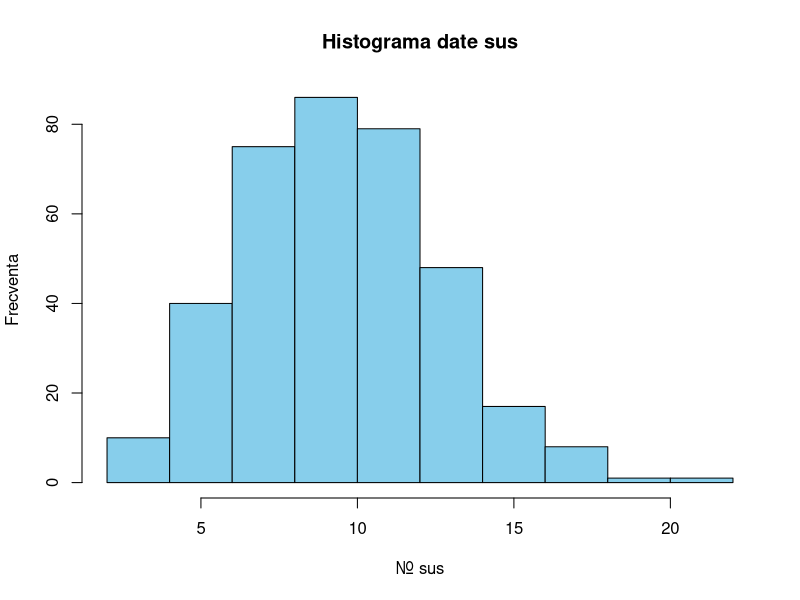
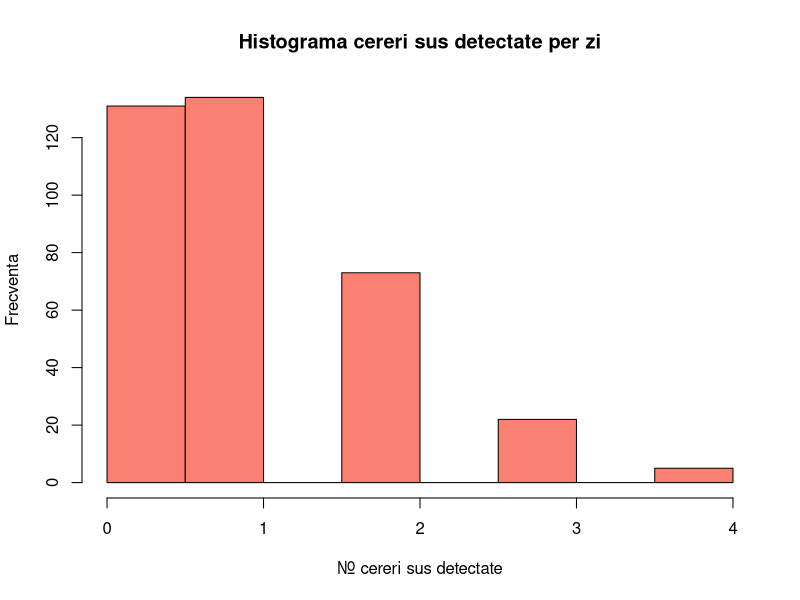
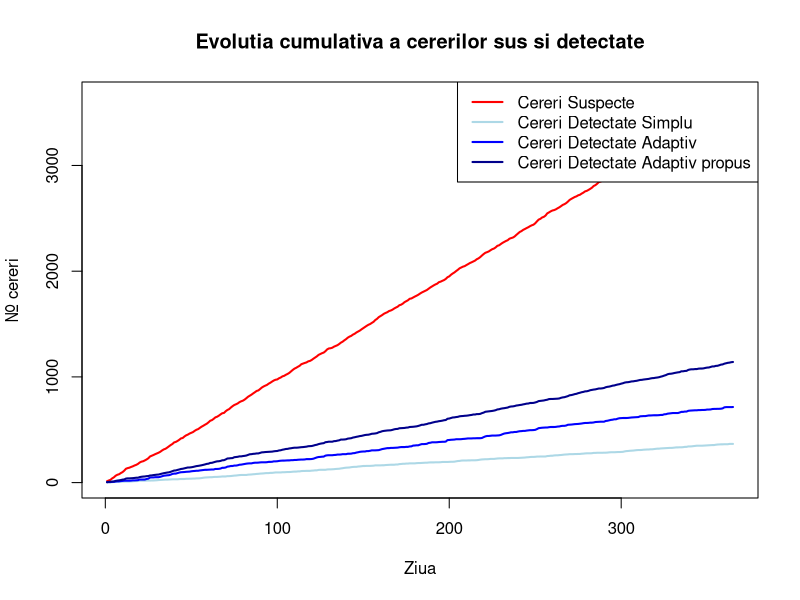
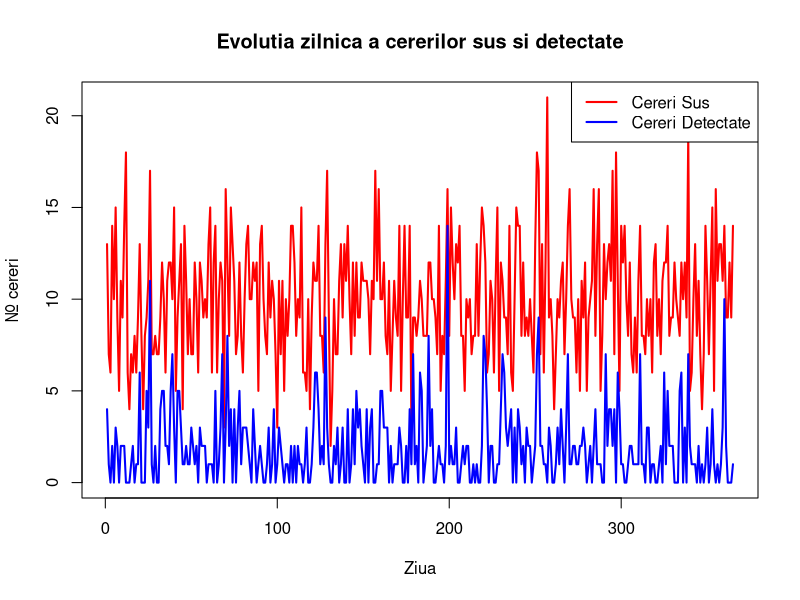
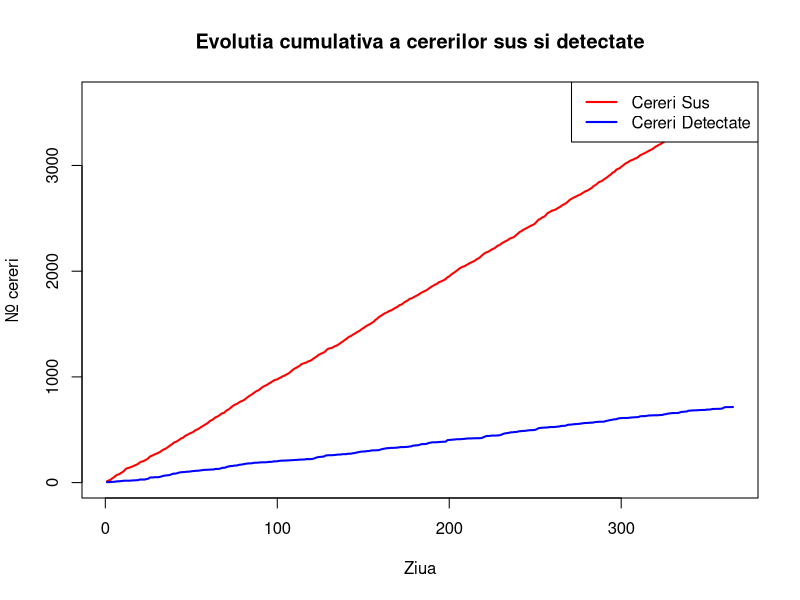
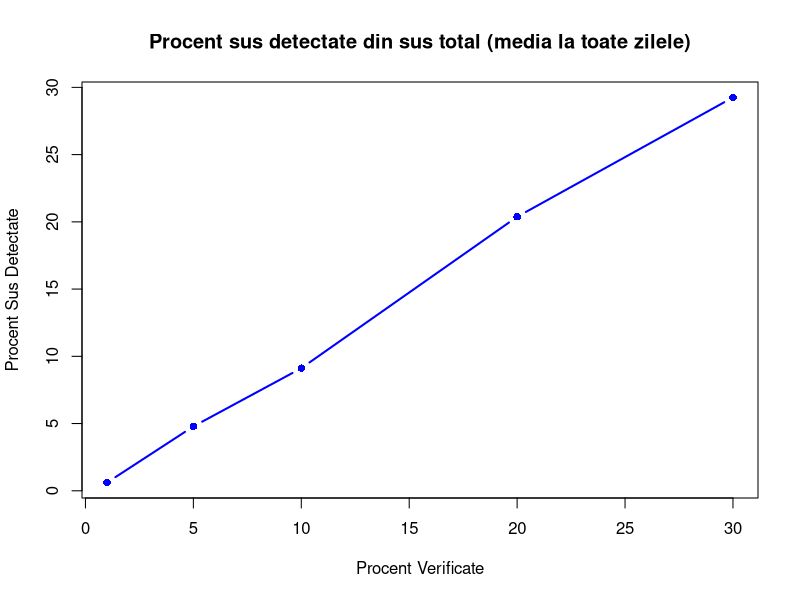
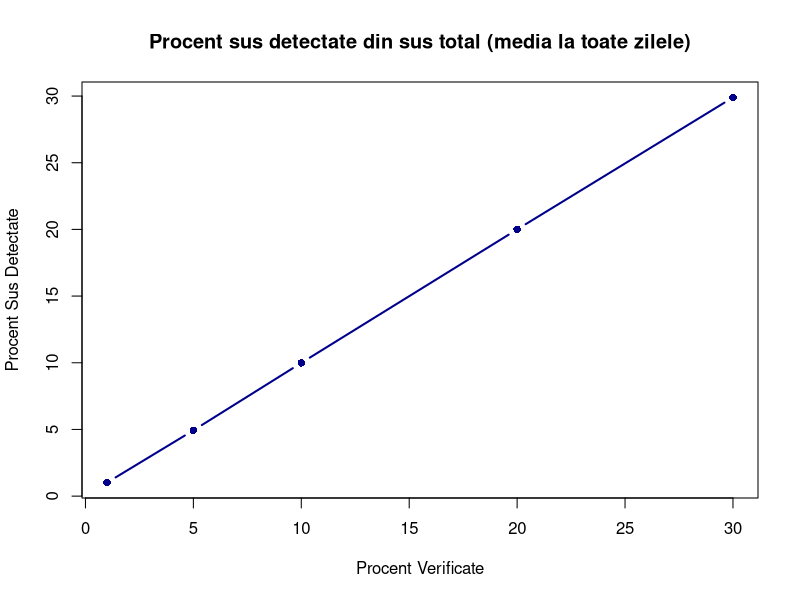
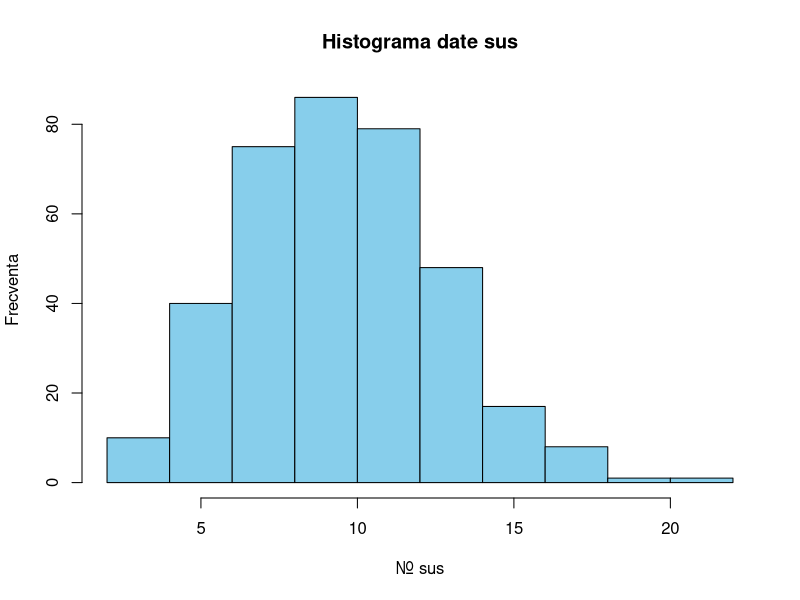

These figures' R source, in order:
## ---- chunk 1
#| include: false

# Fie probabilitatea ca un acces sa fie dubios sa fie p = 0.01
# Putem considera ca un nr total de accesuri per zi urmaresc
# repartitia Poisson, deoarece modelul nostru matematic se bazeaza
# pe evenimente ce se intampla intr-un interval fix(acces la resursa)

# Sa consideram lambda = 1000, un avg. de accesuri per zi.
# Fiecare zi are un total n de accesuri
# Accese per zi ~ Poisson(365, lambda)

# 
#

set.seed(87)

lambda  <- 1000 # PARAMETRIZABIL
p       <- 0.01 # PARAMETRIZABIL
#p      <- 0.05
#p      <- 0.2
nr_zile <- 365

total_cereri <- rpois(nr_zile, lambda)

# Sa zicem ca nr de accese sus sunt ~ Binom

cereri_sus <- rbinom(
  n = nr_zile,
  size = total_cereri,
  prob = p
)

date <- data.frame(
  zi = 1:nr_zile,
  total = total_cereri,
  normale = total_cereri - cereri_sus,
  sus = cereri_sus
)


# STRATEGII VERIFICARE

# VERIFICARE SIMPLA

# cereri per zi, 10%
# ziua 1 100 (5 sus) -> 10
# ziua 2 123 -> 23

# Pt a verifica extragem 10% din acel total per zi
# sample?
proc_verificare <- 10 / 100 #PARAMETRIZABIL
date$verificate_s <- floor(date$total * proc_verificare)
#sample(date$total, size = as.integer(date$total * proc_verificare), 
#       replace = FALSE,
#       p = date$sus / date$total # nr caz fav / total
#\      )

# VERIFICARE ADAPTIVA

# dupa lambda, daca per zi sunt mai multe cereri decat baseline-ul
# average de lambda = 1000, adaptam procentul dinamic

# Consideram ca pe langa un baseline de 20% de cereri verificate
# mai adaugam procente dupa cat de mult depaseste sau scade sub valoarea medie
# deja stiuta, adica lambda = 1000.
# proc_adapt <- 20 / 100 + (date$total - lambda)/lambda
# date$verificate <- floor(date$total * proc_adapt)
proc_adapt <- 20 / 100 + abs(date$total - lambda) * 80/100
date$verificate_a <- floor(date$total * proc_adapt / 100)


#alta idee, varianta in numarator
proc_adapt2 <- (20 +  abs(date$total - lambda) * 0.4) / 100
date$verificate_a2 <- floor(date$total * proc_adapt2)
# TO:DO e ft shit strategia, tb sa o facem cumva sa fie mai agresiva pe spike-uri.


# ===========RULAT INDIFERENT DE TIPUL DE VERIFICARE=============


# hypergeom
# Repartitia hypergeometrica are
#ca parametrii N total, N1 de normale,
#N2 cele sus, K cate verificam actually

date$detectate_s <- rhyper(
  nn <- nr_zile,
  m = date$sus, # N2
  n = date$normale, #N1
  k = date$verificate_s # actual nr verificate
)
date$nedetectate_s <- date$sus - date$detectate_s

date$detectate_a <- rhyper(
  nn <- nr_zile,
  m = date$sus, # N2
  n = date$normale, #N1
  k = date$verificate_a # actual nr verificate
)
date$nedetectate_a <- date$sus - date$detectate_a

date$detectate_a2 <- rhyper(
  nn <- nr_zile,
  m = date$sus, # N2
  n = date$normale, #N1
  k = date$verificate_a2 # actual nr verificate
)
date$nedetectate_a2 <- date$sus - date$detectate_a2

# Cerinta 5. Pt. fiecare strategie se calculeaza
# a)        - probabilitate empirica de a detecta cel putin o cerere sus/per zi
# b)        - proportie medie de cereri suspecte detectate
# c)        - proportie medie de cereri suspecte nedetectate
# d)        - nr mediu de verificari efectuate zilnic
# e)        - un indicator de eficienta, definit de NOI
#               EIGRP metric??????????

# a)
vector_logic <- date$detectate_s > 0
prob_empiric <- sum(vector_logic) / length(vector_logic)
# alternativ mean(date$detectate > 0)

# b)
# consideram proportia per total, maybe considerat si pt detectate/suspecte

#mean(date$detectate / date$total)
mean(date$detectate_s / date$sus)
# in proportie detectezi din 10 suspicioase doar una.

# c)
mean(date$nedetectate_s / date$sus)

# d)
mean(date$verificate_s)

# e)
mean(date$detectate_s) / mean(date$verificate_s) * 100
# metrica tris
# Alright sprinters we'll put a pin on that!!!!!!


# Cerinta 6. Vizualizari
# a)        - histograma nr de cereri sus per zi (frecventa cereri sus)
hist(date$sus, 
     col = "skyblue",
     border = "black",
     main = "Histograma date sus",
     xlab = "Nr. sus",
     ylab = "Frecventa",
     breaks = 10
     )

# b)        - histograma nr de cereri sus detectate per zi

hist(date$detectate_s, 
     col = "salmon",
     border = "black",
     main = "Histograma cereri sus detectate per zi",
     xlab = "Nr. cereri sus detectate",
     ylab = "Frecventa",
     breaks = 10
     )

# c)        - Graf comparativ intre strategii de verificare

plot(date$zi, cumsum(date$sus), type = "l", col = "red", lwd = 2,
     main = "Evolutia cumulativa a cererilor sus si detectate",
     xlab = "Ziua",
     ylab = "Nr. cereri",
     ylim = c(0, max(cumsum(date$sus)))
)
lines(date$zi, cumsum(date$detectate_s), col = "lightblue", lwd = 2)
lines(date$zi, cumsum(date$detectate_a), col = "blue", lwd = 2)
lines(date$zi, cumsum(date$detectate_a2), col = "darkblue", lwd = 2)
legend("topright", legend = c("Cereri Suspecte", "Cereri Detectate Simplu","Cereri Detectate Adaptiv","Cereri Detectate Adaptiv propus"), col = c("red", "lightblue","blue","darkblue"), lwd = 2)

# d)        - Evolutia zilnica a nr de cereri sus si cereri detectate

#plot zile / nr de cereri
plot(date$zi, date$sus, type = "l", col = "red", lwd = 2,
     main = "Evolutia zilnica a cererilor sus si detectate",
     xlab = "Ziua",
     ylab = "Nr. cereri",
     ylim = c(0, max(date$sus))
     )
lines(date$zi, date$detectate_a, col = "blue", lwd = 2)
legend("topright", legend = c("Cereri Sus", "Cereri Detectate"), col = c("red", "blue"), lwd = 2)

#plot evolutie cereri
plot(date$zi, cumsum(date$sus), type = "l", col = "red", lwd = 2,
     main = "Evolutia cumulativa a cererilor sus si detectate",
     xlab = "Ziua",
     ylab = "Nr. cereri",
     ylim = c(0, max(cumsum(date$sus)))
     )
lines(date$zi, cumsum(date$detectate_a), col = "blue", lwd = 2)
legend("topright", legend = c("Cereri Sus", "Cereri Detectate"), col = c("red", "blue"), lwd = 2)

# Cerinta 7. Simulare!

val_sim <- vector("list", nr_zile)

for(i in 1:nr_zile) {
  val_sim[[i]] <- numeric(date$normale[i])
  vector_curent <- val_sim[[i]]
  indici_aleatori <- sample(1:date$normale[i], date$sus[i])
  vector_curent[indici_aleatori] <- 1
  val_sim[[i]] <- vector_curent
}

Calculare_Procent <- function(procent) {
  procent <- procent/100
  prob <- vector("numeric", nr_zile)
  for(i in 1:nr_zile){
    max_range <- date$normale[i]
    num_indexes <- round(date$normale[i]*procent, 1)
    distinct_indexes <- sample(1:max_range, num_indexes)
    prob[i] <- sum(val_sim[[i]][distinct_indexes])/date$sus[i]*100
  }
  return(mean(prob))
}

Repetare_Detect_Sus <- function(numar){
  Medie_y <- c(0,0,0,0,0)
  for(i in 1:numar){
    Medie_y <- Medie_y + c(Calculare_Procent(1), Calculare_Procent(5), Calculare_Procent(10), Calculare_Procent(20), Calculare_Procent(30))
  }
  Medie_y <- Medie_y / numar
  return(Medie_y)
}

x <- c(1,5,10,20,30)
y <- c(Calculare_Procent(1), Calculare_Procent(5), Calculare_Procent(10), Calculare_Procent(20), Calculare_Procent(30))

plot(x, y, type = "b", col = "blue", pch = 16, lwd = 2,
  main = "Procent sus detectate din sus total (media la toate zilele)",
  xlab = "Procent Verificate", 
  ylab = "Procent Sus Detectate"
)

y_1000 <- Repetare_Detect_Sus(100)
plot(x, y_1000, type = "b", col = "darkblue", pch = 16, lwd = 2,
     main = "Procent sus detectate din sus total (media la toate zilele)",
     xlab = "Procent Verificate", 
     ylab = "Procent Sus Detectate"
)
## ---- chunk 2

lambda  <- 1000
nr_zile <- 365

total <- rpois(nr_zile, lambda)
head(total)
## ---- chunk 3
proc_verificare <- 10 / 100 #PARAMETRIZABIL
date$verificate_s <- floor(date$total * proc_verificare)
date$detectate_s <- rhyper(
  nn <- nr_zile,
  m = date$sus, # N2
  n = date$normale, #N1
  k = date$verificate_s # actual nr verificate
)
date$nedetectate_s <- date$sus - date$detectate_s

head(date$detectate_s)
head(date$nedetectate_s)

## ---- chunk 4
proc_adapt <- 20 / 100 + abs(date$total - lambda) * 80/100
date$verificate_a <- floor(date$total * proc_adapt / 100)

date$detectate_a <- rhyper(
  nn <- nr_zile,
  m = date$sus, # N2
  n = date$normale, #N1
  k = date$verificate_a # actual nr verificate
)
date$nedetectate_a <- date$sus - date$detectate_a

head(date$detectate_a)
head(date$nedetectate_a)

## ---- chunk 5
proc_adapt2 <- (20 +  abs(date$total - lambda) * 0.4) / 100
date$verificate_a2 <- floor(date$total * proc_adapt2)

date$detectate_a2 <- rhyper(
  nn <- nr_zile,
  m = date$sus, # N2
  n = date$normale, #N1
  k = date$verificate_a2 # actual nr verificate
)
date$nedetectate_a2 <- date$sus - date$detectate_a2

head(date$detectate_a2)
head(date$nedetectate_a2)

## ---- chunk 6

vector_logic <- date$detectate_s > 0
prob_empiric <- sum(vector_logic) / length(vector_logic)
prob_empiric
## ---- chunk 7

mean(date$detectate_s / date$sus)
## ---- chunk 8

mean(date$nedetectate_s / date$sus)
## ---- chunk 9

mean(date$verificate_s)
## ---- chunk 10

mean(date$detectate_s) / mean(date$verificate_s) * 100
## ---- chunk 11
#| echo: true
#| fig-align: center
hist(date$sus, 
     col = "skyblue",
     border = "black",
     main = "Histograma date sus",
     xlab = "Nr. sus",
     ylab = "Frecventa",
     breaks = 10
     )

## ---- chunk 12
#| echo: true
#| fig-align: center
hist(date$detectate_s, 
     col = "salmon",
     border = "black",
     main = "Histograma cereri sus detectate per zi",
     xlab = "Nr. cereri sus detectate",
     ylab = "Frecventa",
     breaks = 10
     )

## ---- chunk 13
#| echo: true
#| fig-align: center
plot(date$zi, cumsum(date$sus), type = "l", col = "red", lwd = 2,
     main = "Grafic comparativ între strategiile de verificare",
     xlab = "Ziua",
     ylab = "Nr. cereri",
     ylim = c(0, max(cumsum(date$sus)))
)
lines(date$zi, cumsum(date$detectate_s), col = "lightblue", lwd = 2)
lines(date$zi, cumsum(date$detectate_a), col = "blue", lwd = 2)
lines(date$zi, cumsum(date$detectate_a2), col = "darkblue", lwd = 2)
legend("topright",
      legend = c(
        "Cereri Suspecte",
        "Cereri Detectate Simplu",
        "Cereri Detectate Adaptiv",
        "Cereri Detectate Adaptiv propus"),
      col = c("red", "lightblue","blue","darkblue"),
      lwd = 2
)

## ---- chunk 14
#| echo: true
#| fig-align: center
plot(date$zi, date$sus, type = "l", col = "red", lwd = 2,
     main = "Evolutia zilnica a cererilor sus si detectate",
     xlab = "Ziua",
     ylab = "Nr. cereri",
     ylim = c(0, max(date$sus))
     )
lines(date$zi, date$detectate_s, col = "blue", lwd = 2)
legend(
  "topright", 
  legend = c("Cereri Sus", "Cereri Detectate"),
  col = c("red", "blue"),
  lwd = 2
)

## ---- chunk 15

val_sim <- vector("list", nr_zile)

for(i in 1:nr_zile) {
  val_sim[[i]] <- numeric(date$normale[i])
  vector_curent <- val_sim[[i]]
  indici_aleatori <- sample(1:date$normale[i], date$sus[i])
  vector_curent[indici_aleatori] <- 1
  val_sim[[i]] <- vector_curent
}

Calculare_Procent <- function(procent) {
  procent <- procent/100
  prob <- vector("numeric", nr_zile)
  for(i in 1:nr_zile){
    max_range <- date$normale[i]
    num_indexes <- round(date$normale[i]*procent, 1)
    distinct_indexes <- sample(1:max_range, num_indexes)
    prob[i] <- sum(val_sim[[i]][distinct_indexes])/date$sus[i]*100
  }
  return(mean(prob))
}

Repetare_Detect_Sus <- function(numar){
  Medie_y <- c(0,0,0,0,0)
  for(i in 1:numar){
    Medie_y <- Medie_y + c(
      Calculare_Procent(1),
      Calculare_Procent(5),
      Calculare_Procent(10),
      Calculare_Procent(20),
      Calculare_Procent(30)
    )
  }
  Medie_y <- Medie_y / numar
  return(Medie_y)
}

x <- c(1,5,10,20,30)
y <- c(
  Calculare_Procent(1),
  Calculare_Procent(5),
  Calculare_Procent(10),
  Calculare_Procent(20),
  Calculare_Procent(30)
)
head(y)

plot(x, y, type = "b", col = "blue", pch = 16, lwd = 2,
  main = "Procent cereri suspecte detectate
  din numarul total de cereri
  la care se aplica media",
  xlab = "Procent Verificate", 
  ylab = "Procent Sus Detectate"
)
y_100 <- Repetare_Detect_Sus(100)
head(y_100)
plot(x, y_100, type = "b", col = "darkblue", pch = 16, lwd = 2,
     main = "Procent sus detectate din sus total (media toate zilele)",
     xlab = "Procent Verificate", 
     ylab = "Procent Sus Detectate"
)

## ---- chunk 16
c_verif <- 1
c_nedetect <- 1000
nr_repet <- 1000
CF_s <- c_verif * date$verificate_s + c_nedetect * date$nedetectate_s
mean(CF_s)

CF_a <- c_verif * date$verificate_a + c_nedetect * date$nedetectate_a
mean(CF_a)

CF_a2 <- c_verif * date$verificate_a2 + c_nedetect * date$nedetectate_a2
mean(CF_a2)
## ---- chunk 17

costuri_s <- numeric(nr_repet)
costuri_a <- numeric(nr_repet)
costuri_a2 <- numeric(nr_repet)

for(i in 1:nr_repet){
  set.seed(i)
  date$detectate_s <- rhyper(nn <- nr_zile, m = date$sus,n = date$normale,k = date$verificate_s)
  date$nedetectate_s <- date$sus - date$detectate_s
  costuri_s[i] <- mean(c_verif * date$verificate_s + c_nedetect * date$nedetectate_s)
  
  date$detectate_a <- rhyper(nn <- nr_zile,m = date$sus,n = date$normale,k = date$verificate_a)
  date$nedetectate_a <- date$sus - date$detectate_a
  costuri_a[i] <- mean(c_verif * date$verificate_a + c_nedetect * date$nedetectate_a)
  
  date$detectate_a2 <- rhyper(nn <- nr_zile, m = date$sus, n = date$normale, k = date$verificate_a2)
  date$nedetectate_a2 <- date$sus - date$detectate_a2
  costuri_a2[i] <- mean(c_verif * date$verificate_a2 + c_nedetect * date$nedetectate_a2)
}

head(costuri_s)
head(costuri_a)
head(costuri_a2)

mean(costuri_s)
mean(costuri_a)
mean(costuri_a2)

sd(costuri_s)
sd(costuri_a)
sd(costuri_a2)
